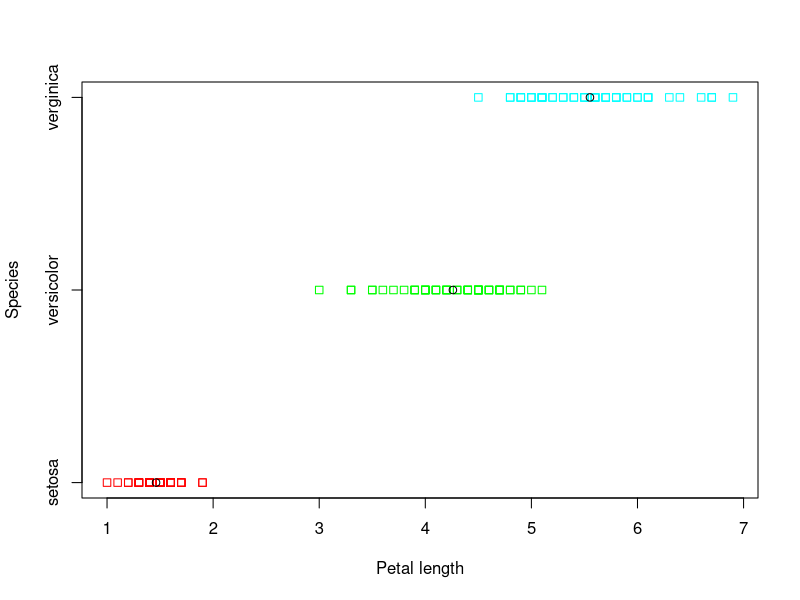
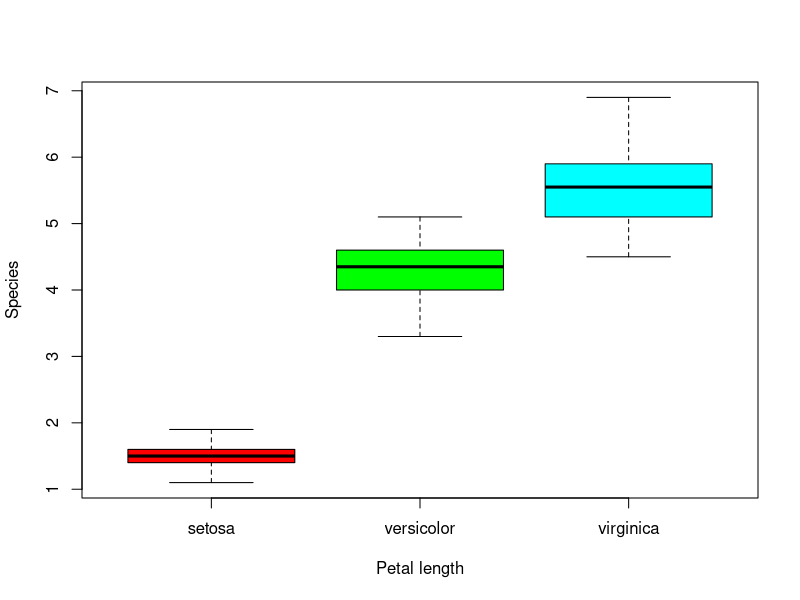
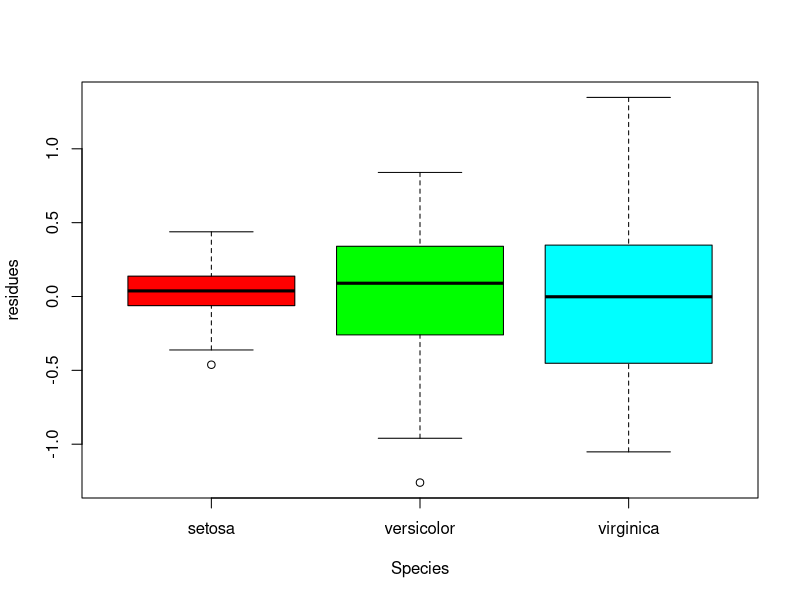

Write R code to recreate these figures, in order.
## ---- chunk 1
knitr::opts_chunk$set(echo = TRUE)
## ---- chunk 2
data <- force(iris)
colors <- c("red", "green", "cyan")
head(data)
## ---- chunk 3
stripchart(data$Petal.Length ~ data$Species, xlab = "Petal length", ylab = "Species", col = colors, 
           group.names=c("setosa", "versicolor", "verginica"))

means <- tapply(data$Petal.Length, data$Species, mean)
points(x = means, y = 1:length(means), col="black", bg="black")

M1 <- aov(data$Petal.Length ~ data$Species, data = data)
summary(M1)
summary(lm(data$Petal.Length ~ data$Species, data = data))

boxplot(data$Petal.Length ~ data$Species, data = data,
        xlab = "Petal length", ylab = "Species", col = colors, outline=FALSE)
## ---- chunk 4
boxplot(resid(M1) ~ data$Species, data=data, method = "jitter",
        col = c("red", "green", "cyan"), xlab = "Species", ylab = "residues")

tapply(data$Petal.Length, data$Species, var)

bartlett.test(data$Petal.Length ~ data$Species)
oneway.test(data$Petal.Length ~ data$Species)
## ---- chunk 5
contrasts(data$Species) <- contr.sum(n = 3)
contrasts(data$Species)
